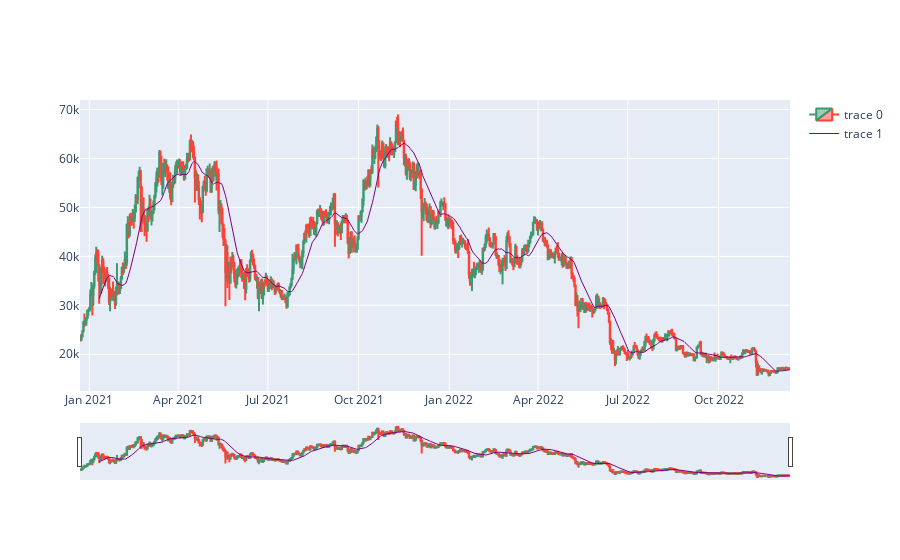

The cell this chart's notebook holds for it:
### Code cell
eleccion = 'BTCUSD'
            ohlc = exchange.get_ohlc_data(eleccion, interval=1440, ascending = True)
            ohlc[0]['20 SMA'] = ohlc[0]['close'].rolling(20).mean()

            portada=eleccion.replace('/USD','')

            import plotly.graph_objects as go
            import plotly.express as px

            fig = go.Figure(data=[go.Candlestick(x = ohlc[0].index,
                                                open = ohlc[0]['open'],
                                                high = ohlc[0]['high'],
                                                low = ohlc[0]['low'],
                                                close = ohlc[0]['close'],
                                                ),
                                go.Scatter(x=ohlc[0].index, y=ohlc[0]['20 SMA'], line=dict(color='purple', width=1))])

            fig.show()

### Figure 1 — Plotly figure (JSON) as saved in the notebook; plotly's stock layout.template omitted (floating-point values rounded to 4 significant figures; data arrays with more than 128 entries replaced by an {"elided": "..."} marker saying what was removed)
{"data": [{"close": {"elided": "720 float values"}, "high": {"elided": "720 float values"}, "low": {"elided": "720 float values"}, "open": {"elided": "720 float values"}, "type": "candlestick", "x": {"elided": "720 str values"}}, {"line": {"color": "purple", "width": 1}, "type": "scatter", "x": {"elided": "720 str values"}, "y": {"elided": "720 float values"}}], "layout": {}}
